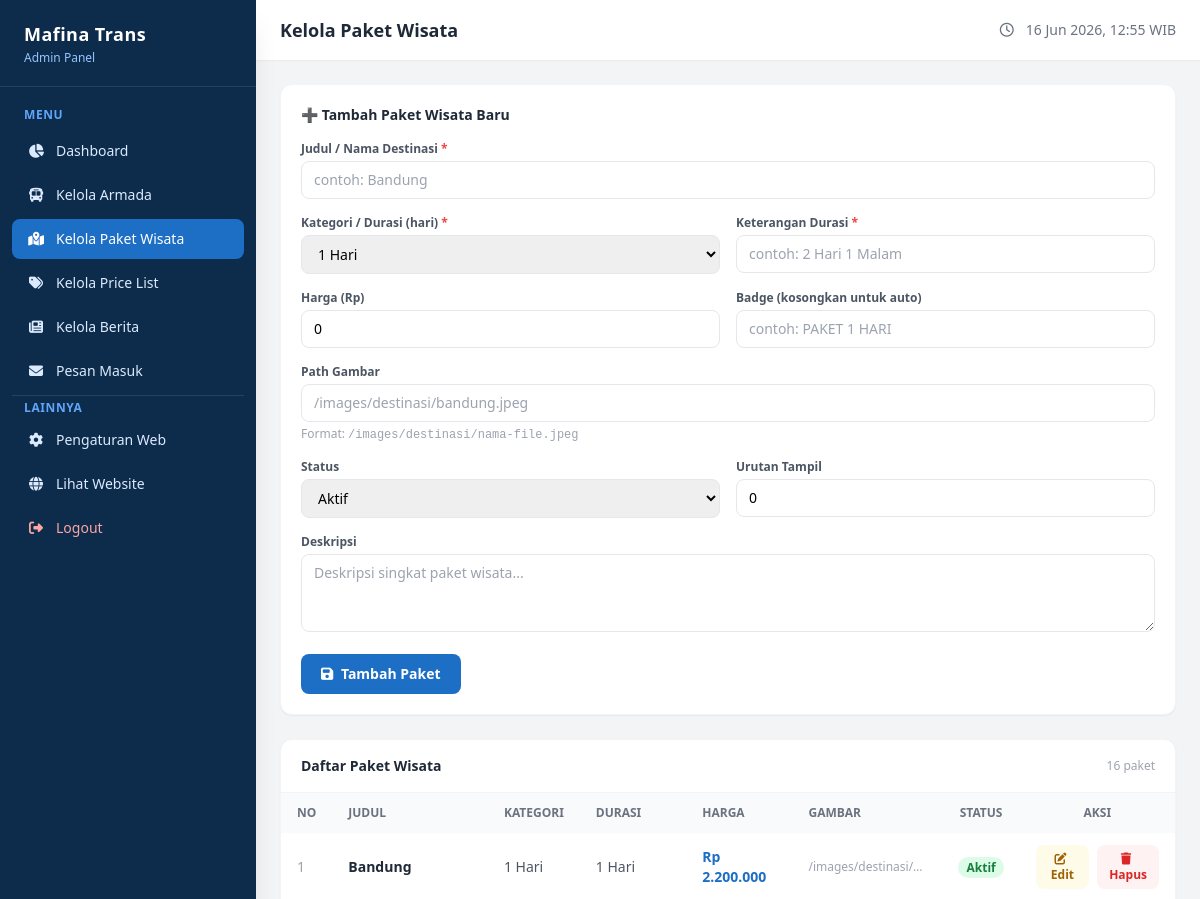
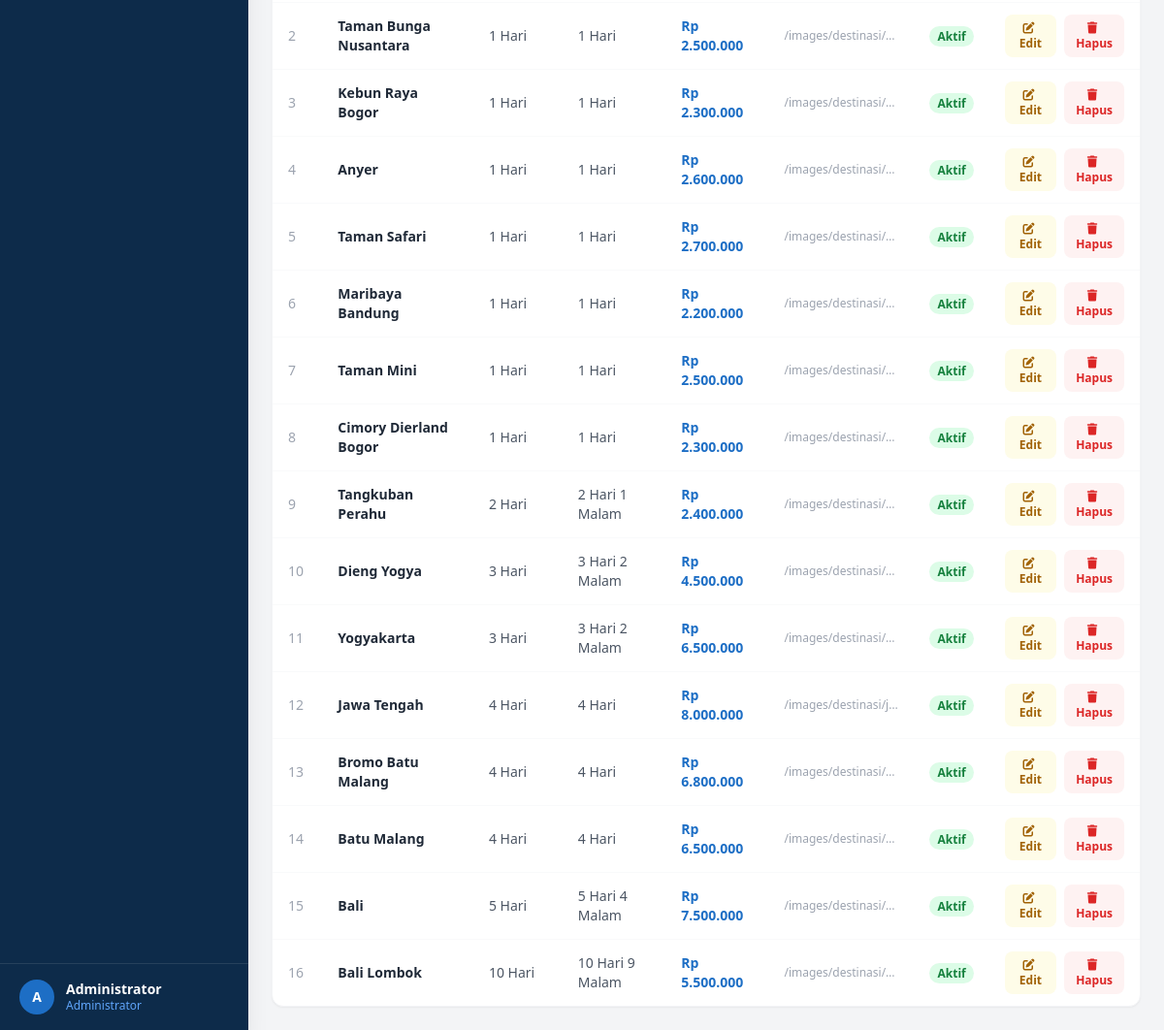
Screenshot of /admin/paket_wisata.php (signed in) with the database file from the repository (2 pictures, top to bottom).
### tables this page shows
CREATE TABLE IF NOT EXISTS paket_wisata (
  id         INT                        NOT NULL AUTO_INCREMENT PRIMARY KEY,
  judul      VARCHAR(200)               NOT NULL,
  badge      VARCHAR(100)               NOT NULL DEFAULT '',
  kategori   VARCHAR(50)                NOT NULL DEFAULT '',
  durasi     VARCHAR(100)               NOT NULL DEFAULT '',
  harga      BIGINT                     NOT NULL DEFAULT 0,
  deskripsi  TEXT                       NULL,
  gambar     VARCHAR(255)               NULL,
  status     ENUM('aktif','nonaktif')   NOT NULL DEFAULT 'aktif',
  urutan     INT                        NOT NULL DEFAULT 0,
  created_at TIMESTAMP                  DEFAULT CURRENT_TIMESTAMP,
  updated_at TIMESTAMP                  DEFAULT CURRENT_TIMESTAMP ON UPDATE CURRENT_TIMESTAMP
);

### admin/config.php (called while the page is built, shortened)
<?php
function rupiah($angka) {
    return 'Rp ' . number_format((int)$angka, 0, ',', '.');
}
?>

### admin/paket_wisata.php (the view, shortened to what this page needs)
<?php
require_once 'config.php';
$edit_data = null;
$pakets = mysqli_query($conn, "SELECT * FROM paket_wisata ORDER BY urutan ASC, id ASC");
include 'layout_header.php';
?>
<div class="bg-white rounded-xl shadow-sm border border-gray-100 mb-6 p-5">
  <h2 class="font-bold text-gray-800 text-sm mb-4">
    <?= $edit_data ? '✏️ Edit Paket Wisata' : '➕ Tambah Paket Wisata Baru' ?>
  </h2>
  <form method="POST">
    <div class="grid grid-cols-1 md:grid-cols-2 gap-4">
      <div class="md:col-span-2">
        <label class="block text-xs font-semibold text-gray-600 mb-1">Judul / Nama Destinasi <span class="text-red-500">*</span></label>
        <input type="text" name="judul" required placeholder="contoh: Bandung"
          value="<?= htmlspecialchars($edit_data['judul'] ?? '') ?>"
          class="w-full border border-gray-200 rounded-lg px-3 py-2 text-sm focus:outline-none focus:ring-2 focus:ring-blue-300">
      </div>
      <div>
        <label class="block text-xs font-semibold text-gray-600 mb-1">Kategori / Durasi (hari) <span class="text-red-500">*</span></label>
        <select name="kategori" required class="w-full border border-gray-200 rounded-lg px-3 py-2 text-sm focus:outline-none focus:ring-2 focus:ring-blue-300">
          <?php
          $cats = ['1 Hari','2 Hari','3 Hari','4 Hari','5 Hari','10 Hari','Custom'];
          foreach ($cats as $c):
            $sel = (($edit_data['kategori'] ?? '') === $c) ? 'selected' : '';
          ?>
          <option value="<?= $c ?>" <?= $sel ?>><?= $c ?></option>
          <?php endforeach; ?>
        </select>
      </div>
      <div>
        <label class="block text-xs font-semibold text-gray-600 mb-1">Keterangan Durasi <span class="text-red-500">*</span></label>
        <input type="text" name="durasi" required placeholder="contoh: 2 Hari 1 Malam"
          value="<?= htmlspecialchars($edit_data['durasi'] ?? '') ?>"
          class="w-full border border-gray-200 rounded-lg px-3 py-2 text-sm focus:outline-none focus:ring-2 focus:ring-blue-300">
      </div>
      <div>
        <label class="block text-xs font-semibold text-gray-600 mb-1">Harga (Rp)</label>
        <input type="number" name="harga" min="0" placeholder="2200000"
          value="<?= $edit_data['harga'] ?? 0 ?>"
          class="w-full border border-gray-200 rounded-lg px-3 py-2 text-sm focus:outline-none focus:ring-2 focus:ring-blue-300">
      </div>
      <div>
        <label class="block text-xs font-semibold text-gray-600 mb-1">Badge (kosongkan untuk auto)</label>
        <input type="text" name="badge" placeholder="contoh: PAKET 1 HARI"
          value="<?= htmlspecialchars($edit_data['badge'] ?? '') ?>"
          class="w-full border border-gray-200 rounded-lg px-3 py-2 text-sm focus:outline-none focus:ring-2 focus:ring-blue-300">
      </div>
      <div class="md:col-span-2">
        <label class="block text-xs font-semibold text-gray-600 mb-1">Path Gambar</label>
        <input type="text" name="gambar" placeholder="/images/destinasi/bandung.jpeg"
          value="<?= htmlspecialchars($edit_data['gambar'] ?? '') ?>"
          class="w-full border border-gray-200 rounded-lg px-3 py-2 text-sm focus:outline-none focus:ring-2 focus:ring-blue-300">
        <p class="text-xs text-gray-400 mt-1">Format: <code>/images/destinasi/nama-file.jpeg</code></p>
      </div>
      <div>
        <label class="block text-xs font-semibold text-gray-600 mb-1">Status</label>
        <select name="status" class="w-full border border-gray-200 rounded-lg px-3 py-2 text-sm focus:outline-none focus:ring-2 focus:ring-blue-300">
          <option value="aktif"    <?= (($edit_data['status'] ?? 'aktif') === 'aktif')    ? 'selected' : '' ?>>Aktif</option>
        </select>
      </div>
      <div>
        <label class="block text-xs font-semibold text-gray-600 mb-1">Urutan Tampil</label>
        <input type="number" name="urutan" min="0"
          value="<?= $edit_data['urutan'] ?? 0 ?>"
          class="w-full border border-gray-200 rounded-lg px-3 py-2 text-sm focus:outline-none focus:ring-2 focus:ring-blue-300">
      </div>
      <div class="md:col-span-2">
        <label class="block text-xs font-semibold text-gray-600 mb-1">Deskripsi</label>
        <textarea name="deskripsi" rows="3" placeholder="Deskripsi singkat paket wisata..."
          class="w-full border border-gray-200 rounded-lg px-3 py-2 text-sm focus:outline-none focus:ring-2 focus:ring-blue-300"><?= htmlspecialchars($edit_data['deskripsi'] ?? '') ?></textarea>
      </div>
    </div>
    <div class="flex gap-3 mt-4">
      <button type="submit"
        class="px-5 py-2.5 bg-[#1d6ec5] hover:bg-[#155fa8] text-white text-sm font-semibold rounded-lg transition-colors">
        <i class="fas fa-save mr-1"></i> <?= $edit_data ? 'Simpan Perubahan' : 'Tambah Paket' ?>
      </button>
    </div>
  </form>
</div>
<div class="bg-white rounded-xl shadow-sm border border-gray-100">
  <div class="px-5 py-4 border-b border-gray-100 flex items-center justify-between">
    <h2 class="font-bold text-gray-800 text-sm">Daftar Paket Wisata</h2>
    <span class="text-xs text-gray-400"><?= mysqli_num_rows($pakets) ?> paket</span>
  </div>
  <div class="overflow-x-auto">
    <table class="w-full text-sm">
      <thead class="bg-gray-50 text-gray-500 text-xs uppercase">
        <tr>
          <th class="px-4 py-3 text-left">No</th>
          <th class="px-4 py-3 text-left">Judul</th>
          <th class="px-4 py-3 text-left">Kategori</th>
          <th class="px-4 py-3 text-left">Durasi</th>
          <th class="px-4 py-3 text-left">Harga</th>
          <th class="px-4 py-3 text-left">Gambar</th>
          <th class="px-4 py-3 text-center">Status</th>
          <th class="px-4 py-3 text-center">Aksi</th>
        </tr>
      </thead>
      <tbody class="divide-y divide-gray-50">
        <?php $no = 1; while ($p = mysqli_fetch_assoc($pakets)): ?>
        <tr class="hover:bg-gray-50">
          <td class="px-4 py-3 text-gray-400"><?= $no++ ?></td>
          <td class="px-4 py-3 font-semibold text-gray-800"><?= htmlspecialchars($p['judul']) ?></td>
          <td class="px-4 py-3 text-gray-600"><?= htmlspecialchars($p['kategori']) ?></td>
          <td class="px-4 py-3 text-gray-600"><?= htmlspecialchars($p['durasi']) ?></td>
          <td class="px-4 py-3 text-[#1d6ec5] font-semibold"><?= rupiah($p['harga']) ?></td>
          <td class="px-4 py-3 text-gray-400 text-xs truncate max-w-[150px]" title="<?= htmlspecialchars($p['gambar'] ?? '') ?>">
            <?= htmlspecialchars($p['gambar'] ?? '-') ?>
          </td>
          <td class="px-4 py-3 text-center">
            <span class="px-2 py-0.5 rounded-full text-xs font-bold
              <?= $p['status']==='aktif' ? 'bg-green-100 text-green-700' : 'bg-gray-100 text-gray-500' ?>">
              <?= ucfirst($p['status']) ?>
            </span>
          </td>
          <td class="px-4 py-3 text-center">
            <div class="flex items-center justify-center gap-2">
              <a href="paket_wisata.php?edit=<?= $p['id'] ?>"
                class="px-2.5 py-1.5 bg-yellow-50 hover:bg-yellow-100 text-yellow-700 rounded-lg text-xs font-semibold transition-colors">
                <i class="fas fa-edit mr-1"></i>Edit
              </a>
              <form method="POST" onsubmit="return confirm('Hapus paket ini?')">
                <button type="submit"
                  class="px-2.5 py-1.5 bg-red-50 hover:bg-red-100 text-red-600 rounded-lg text-xs font-semibold transition-colors">
                  <i class="fas fa-trash mr-1"></i>Hapus
                </button>
              </form>
            </div>
          </td>
        </tr>
        <?php endwhile; ?>
      </tbody>
    </table>
  </div>
</div>
<?php include 'layout_footer.php'; ?>

### rows the page displays
paket_wisata: judul "Bandung", kategori "1 Hari", durasi "1 Hari", harga "Rp 2.200.000", gambar "/images/destinasi/…", status "Aktif"
paket_wisata: judul "Taman Bunga Nusantara", kategori "1 Hari", durasi "1 Hari", harga "Rp 2.500.000", gambar "/images/destinasi/…", status "Aktif"
paket_wisata: judul "Kebun Raya Bogor", kategori "1 Hari", durasi "1 Hari", harga "Rp 2.300.000", gambar "/images/destinasi/…", status "Aktif"
paket_wisata: judul "Anyer", kategori "1 Hari", durasi "1 Hari", harga "Rp 2.600.000", gambar "/images/destinasi/…", status "Aktif"
paket_wisata: judul "Taman Safari", kategori "1 Hari", durasi "1 Hari", harga "Rp 2.700.000", gambar "/images/destinasi/…", status "Aktif"
paket_wisata: judul "Maribaya Bandung", kategori "1 Hari", durasi "1 Hari", harga "Rp 2.200.000", gambar "/images/destinasi/…", status "Aktif"
paket_wisata: judul "Taman Mini", kategori "1 Hari", durasi "1 Hari", harga "Rp 2.500.000", gambar "/images/destinasi/…", status "Aktif"
paket_wisata: judul "Cimory Dierland Bogor", kategori "1 Hari", durasi "1 Hari", harga "Rp 2.300.000", gambar "/images/destinasi/…", status "Aktif"
paket_wisata: judul "Tangkuban Perahu", kategori "2 Hari", durasi "2 Hari 1 Malam", harga "Rp 2.400.000", gambar "/images/destinasi/…", status "Aktif"
paket_wisata: judul "Dieng Yogya", kategori "3 Hari", durasi "3 Hari 2 Malam", harga "Rp 4.500.000", gambar "/images/destinasi/…", status "Aktif"
paket_wisata: judul "Yogyakarta", kategori "3 Hari", durasi "3 Hari 2 Malam", harga "Rp 6.500.000", gambar "/images/destinasi/…", status "Aktif"
paket_wisata: judul "Jawa Tengah", kategori "4 Hari", durasi "4 Hari", harga "Rp 8.000.000", gambar "/images/destinasi/j…", status "Aktif"
paket_wisata: judul "Bromo Batu Malang", kategori "4 Hari", durasi "4 Hari", harga "Rp 6.800.000", gambar "/images/destinasi/…", status "Aktif"
paket_wisata: judul "Batu Malang", kategori "4 Hari", durasi "4 Hari", harga "Rp 6.500.000", gambar "/images/destinasi/…", status "Aktif"
paket_wisata: judul "Bali", kategori "5 Hari", durasi "5 Hari 4 Malam", harga "Rp 7.500.000", gambar "/images/destinasi/…", status "Aktif"
paket_wisata: judul "Bali Lombok", kategori "10 Hari", durasi "10 Hari 9 Malam", harga "Rp 5.500.000", gambar "/images/destinasi/…", status "Aktif"

### other values shown
SITE_NAME "Mafina Trans"
substr($_SESSION['admin_nama'] ?? 'A', 0, 1) "A"
$_SESSION['admin_nama'] "Administrator"
$pageTitle "Kelola Paket Wisata"
mysqli_num_rows($pakets) "16"
form field kategori "1 Hari"
